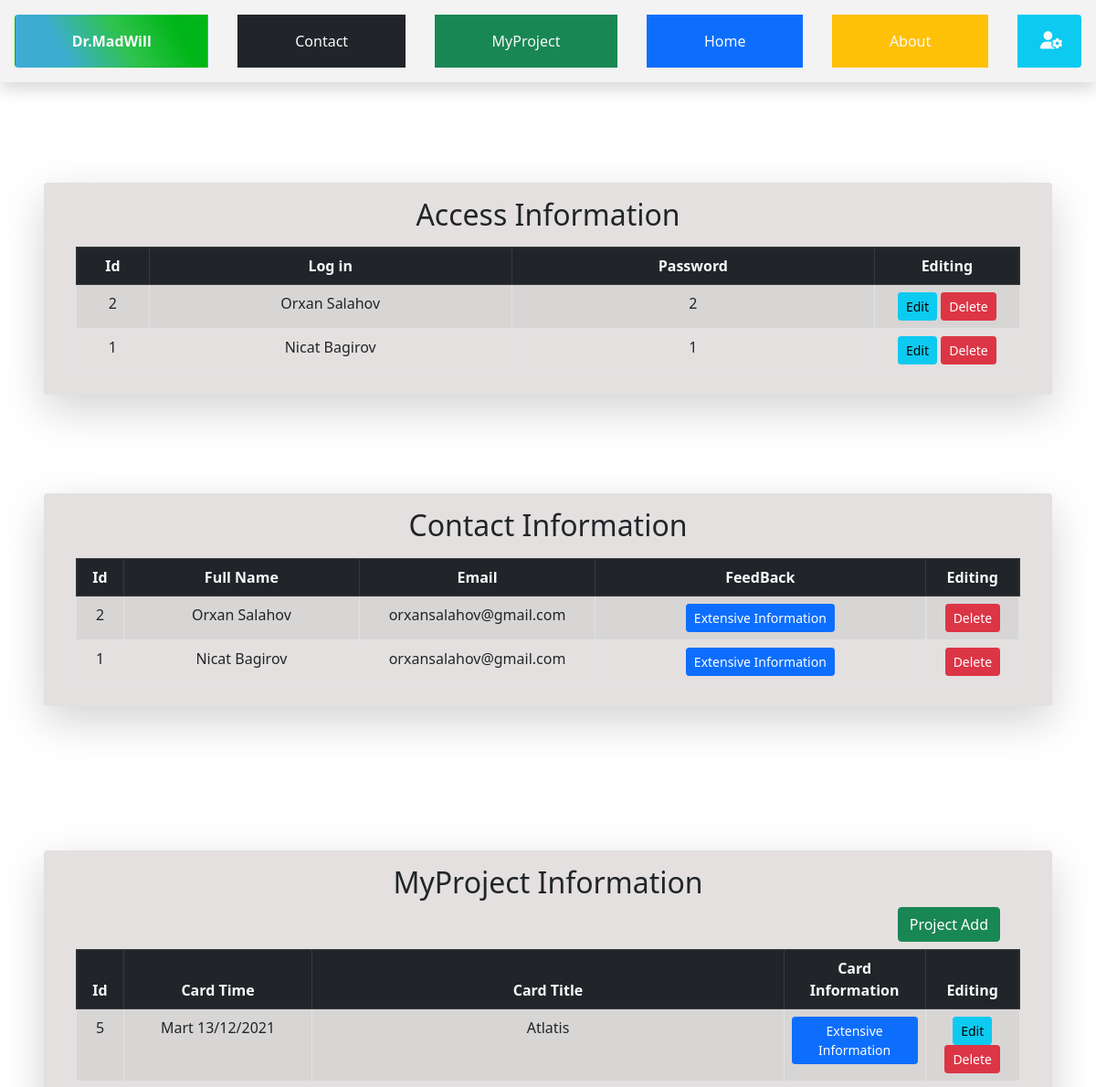
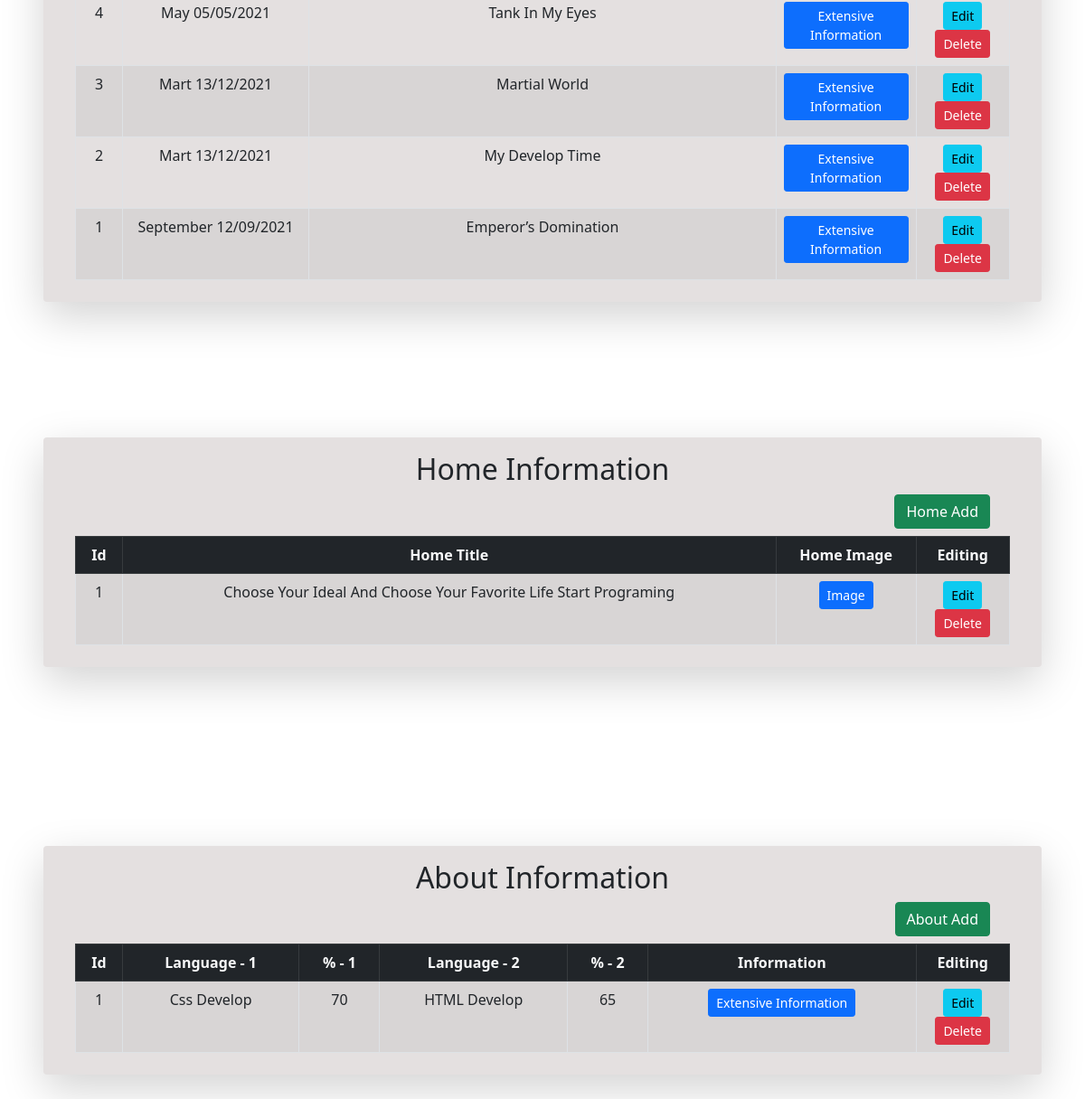
/admin/main/, run on the app's committed database (2 pictures, top to bottom).
### postd/models.py (models this page shows, shortened)
class Contactin(db.Model):
    id = db.Column(db.Integer, primary_key=True)
    fulname = db.Column(db.String(25), nullable=False)
    email = db.Column(db.String(50), nullable=False)
    message = db.Column(db.Text, nullable=False)

class Projectin(db.Model):
    id = db.Column(db.Integer, primary_key=True)
    protime = db.Column(db.String(25), nullable=False)
    protitle = db.Column(db.String(50), nullable=False)
    prosortcut = db.Column(db.String(80), nullable=False)
    projareya = db.Column(db.Text)
    cardTextadd=db.Column(db.String(210))
    projareya2 = db.Column(db.Text)
    projtitle = db.Column(db.String(100))
    listp = db.Column(db.String(70))
    listp1 = db.Column(db.String(70))
    listp2 = db.Column(db.String(70))
    listp3 = db.Column(db.String(70))
    listp4 = db.Column(db.String(70))
    listp5 = db.Column(db.String(70))
    listp6 = db.Column(db.String(70))
    listp7 = db.Column(db.String(70))
    projareya3 = db.Column(db.Text)
    proimg=db.Column(db.String(100))

class Homein(db.Model):
    id = db.Column(db.Integer, primary_key=True)
    info = db.Column(db.String(80), nullable=False)
    infoimg=db.Column(db.String(100))

class Aboutin(db.Model):
    id = db.Column(db.Integer, primary_key=True)
    aboutinfo1 = db.Column(db.String(160), nullable=False)
    aboutinfo2 = db.Column(db.String(160), nullable=False)
    disgen1 = db.Column(db.String(25),nullable=False)
    disgen1interest = db.Column(db.Integer,nullable=False)
    disgen2 = db.Column(db.String(25),nullable=False)
    disgen2interest = db.Column(db.Integer,nullable=False)
    disgen3 = db.Column(db.String(25),nullable=False)
    disgen3interest = db.Column(db.Integer,nullable=False)
    disgen4 = db.Column(db.String(25),nullable=False)
    disgen4interest = db.Column(db.Integer,nullable=False)
    disgen5 = db.Column(db.String(25),nullable=False)
    disgen5interest = db.Column(db.Integer,nullable=False)
    aboutinfoimg=db.Column(db.String(100))

### postd/routes.py (the view)
@app.route('/admin/main/',methods=['GET','POST'])
def adminmain():
    contact=Contactin.query.all()
    contact=contact[::-1]
    home=Homein.query.all()
    home=home[::-1]
    project=Projectin.query.all()
    project=project[::-1]
    about=Aboutin.query.all()
    about=about[::-1]
    return render_template('admin/adminmain.html',contact=contact,home=home,about=about,project=project,parol=id)

### postd/templates/admin/adminmain.html (shortened to what this page needs)
{% extends "admin/baseadmin.html" %}
{% block content %}
<div   class="d-flex flex-column align-items-center">
  <div  style="width:92%;background-color: #e4e0e0;"  class="d-flex  mb-2 p-2 rounded shadow-lg flex-column align-items-center" >
      <div class="d-flex mt-2 justify-content-center">
          <h2 >Access Information </h2>
      </div>
      <table style="width: 95%;" class=" mt-2 text-center table table-hover table-striped table-bordered">
          <thead class="table-dark text-light">
              <tr style="text-align: center;" >
                  <th style="width:5% ;">Id </th>
                  <th class="w-25">Log in</th>
                  <th class="w-25">Password</th>
                  <th style="width: 10%;" >Editing</th>
              </tr>
          </thead>
          <tbody>
              {% for info in contact %}
                  <tr>
                      <td> {{info.id}} </td>
                      <td class="text-capitalize">{{info.fulname}}</td>
                      <td>
                        {{info.id}}
                      </td>
                      <td>
                          <a class="btn  btn-info btn-sm btn" href="{{url_for('editpro', id=info.id)}}">Edit</a>
                          <button type="button" class="btn btn-sm btn-danger" data-toggle="modal" data-target="#prseexampleModalCenter{{info.id}}">
                              Delete
                          </button>
                    </td>
                  </tr>
              {% endfor %}
          </tbody>
      </table>
  </div>
    <div  style="width:92%;background-color: #e4e0e0;"  class="d-flex  mb-2 p-2 rounded shadow-lg flex-column align-items-center" >
        <div class="d-flex mt-2 justify-content-center">
            <h2 >Contact Information </h2>
        </div>
        <table style="width: 95%;" class=" mt-2 text-center table table-hover table-striped table-bordered">
            <thead class="table-dark text-light">
                <tr style="text-align: center;" >
                    <th style="width:5% ;">Id </th>
                    <th class="w-25">Full Name</th>
                    <th class="w-25">Email</th>
                    <th>FeedBack</th>
                    <th style="width: 10%;" >Editing</th>
                </tr>
            </thead>
            <tbody>
                {% for info in contact %}
                    <tr>
                        <td> {{info.id}} </td>
                        <td class="text-capitalize">{{info.fulname}}</td>
                        <td>{{info.email}}</td>
                        <td>
                          <button type="button" class="btn btn-sm btn-primary" data-toggle="modal" data-target="#conexampleModalCenter{{info.id}}">
                            Extensive Information
                          </button>
                        </td>
                        <td class="d-flex justify-content-center" >
                            <button type="button" class="btn btn-sm btn-danger" data-toggle="modal" data-target="#cexampleModalCenter{{info.id}}">
                                Delete
                              </button>
                        </td>
                    </tr>
                {% endfor %}
            </tbody>
        </table>
    </div>
    <div  style="width:92%;background-color: #e4e0e0;"  class="d-flex  p-2 rounded shadow-lg flex-column align-items-center" >
        <div class="d-flex mt-2 justify-content-center">
            <h2 >MyProject Information </h2>
        </div>
        <div style="width: 91%;" class="d-flex justify-content-end">
            <a class="btn btn-success " href="{{url_for('adminpro')}}">Project Add</a>
        </div>
        <table style="width: 95%;" class=" mt-2 text-center table table-hover table-striped table-bordered">
            <thead class="table-dark text-light">
                <tr style="text-align: center;" >
                    <th style="width:5% ;" >Id</th>
                    <th style="width:20%;">Card Time</th>
                    <th >Card Title</th>
                    <th style="width:15%;" >Card Information</th>
                    <th style="width: 10%;" >Editing</th>
                </tr>
            </thead>
            <tbody>
                {% for info in project %}
                    <tr>
                        <td> {{info.id}} </td>
                        <td class="text-capitalize" >{{info.protime}}</td>
                        <td class="text-capitalize" >{{info.protitle}}</td>
                        <td>
                          <button type="button" class="btn btn-sm btn-primary" data-toggle="modal" data-target="#proexampleModalLong{{info.id}}">
                            Extensive Information
                          </button>
                        </td>
                        <td>
                            <a class="btn  btn-info btn-sm btn" href="{{url_for('editpro', id=info.id)}}">Edit</a>
                            <button type="button" class="btn btn-sm btn-danger" data-toggle="modal" data-target="#prseexampleModalCenter{{info.id}}">
                                Delete
                              </button>
                        </td>
                    </tr>
                {% endfor %}
            </tbody>
        </table>
    </div>
    <div  style="width:92%;background-color: #e4e0e0;"  class="d-flex  p-2 rounded shadow-lg flex-column align-items-center" >
        <div class="d-flex mt-2 justify-content-center">
            <h2 >Home Information </h2>
        </div>
        <div style="width: 91%;" class="d-flex justify-content-end">
            <a class="btn btn-success " href="{{url_for('adminhome')}}">Home Add</a>
        </div>
        <table style="width: 95%;" class=" mt-2 text-center table table-hover table-striped table-bordered">
            <thead class="table-dark text-light">
                <tr style="text-align: center;" >
                    <th style="width:5% ;" >Id</th>
                    <th >Home Title</th>
                    <th style="width: 15%;">Home Image</th>
                    <th style="width: 10%;" >Editing</th>
                </tr>
            </thead>
            <tbody>
                {% for info in home %}
                    <tr>
                        <td> {{info.id}} </td>
                        <td class="text-capitalize" >
                          {{info.info}}
                        </td>
                        <td>
                          <button type="button" class="btn btn-sm btn-primary" data-toggle="modal" data-target="#hasexampleModalCenter{{info.id}}">
                            Image
                          </button>
                        </td>
                        <td>
                            <a class="btn  btn-info btn-sm btn" href="{{url_for('edithome', id=info.id)}}">Edit</a>
                            <button type="button" class="btn btn-sm btn-danger" data-toggle="modal" data-target="#homexampleModalCenter{{info.id}}">
                                Delete
                              </button>
                        </td>
                    </tr>
                {% endfor %}
            </tbody>
        </table>
    </div>
    <div  style="width:92%;background-color: #e4e0e0;margin:120px;"  class="d-flex mt-5 p-2 rounded shadow-lg flex-column align-items-center" >
        <div class="d-flex mt-2 justify-content-center">
            <h2 >About Information </h2>
        </div>
        <div style="width: 91%;" class="d-flex justify-content-end">
            <a class="btn btn-success " href="{{url_for('adminabout')}}">About Add</a>
        </div>
        <table style="width: 95%;" class=" mt-2 text-center table table-hover table-striped table-bordered">
            <thead class="table-dark text-light">
                <tr style="text-align: center;" >
                    <th style="width:5% ;" >Id</th>
                    <th  >Language - 1</th>
                    <th>% - 1</th>
                    <th  >Language - 2</th>
                    <th>% - 2</th>
                    <th >Information</th>
                    <th style="width: 10%;" >Editing</th>
                </tr>
            </thead>
            <tbody>
                {% for info in about %}
                    <tr>
                        <td> {{info.id}} </td>
                        <td class="text-capitalize" >{{info.disgen1}}</td>
                        <td class="text-capitalize" >{{info.disgen1interest}}</td>
                        <td class="text-capitalize" >{{info.disgen2}}</td>
                        <td class="text-capitalize" >{{info.disgen2interest}}</td>
                        <td>
                          <button type="button" class="btn btn-sm btn-primary" data-toggle="modal" data-target="#abbbexampleModalCenter{{info.id}}">
                            Extensive Information
                          </button>
                        </td>
                        <td>
                            <a class="btn  btn-info btn-sm btn" href="{{url_for('editabout', id=info.id)}}">Edit</a>
                            <button type="button" class="btn btn-sm btn-danger" data-toggle="modal" data-target="#aexampleModalCenter{{info.id}}">
                                Delete
                              </button>
                        </td>
                    </tr>
                {% endfor %}
            </tbody>
        </table>
    </div>
</div>
{% endblock %}

### postd/templates/admin/baseadmin.html (style rules this page uses)
html { scroll-behavior: smooth; }

### data on the page
Contactin: id "2", fulname "Orxan Salahov", email "orxansalahov@gmail.com"
Contactin: id "1", fulname "Nicat Bagirov", email "orxansalahov@gmail.com"
Projectin: id "5", protime "Mart 13/12/2021", protitle "Atlatis"
Projectin: id "4", protime "May 05/05/2021", protitle "Tank In My Eyes"
Projectin: id "3", protime "Mart 13/12/2021", protitle "Martial World"
Projectin: id "2", protime "Mart 13/12/2021", protitle "My Develop Time"
Projectin: id "1", protime "September 12/09/2021", protitle "Emperor’s Domination"
Homein: id "1", info "Choose Your Ideal And Choose Your Favorite Life Start Programing"
Aboutin: id "1", disgen1 "Css Develop", disgen1interest "70", disgen2 "HTML Develop", disgen2interest "65"
